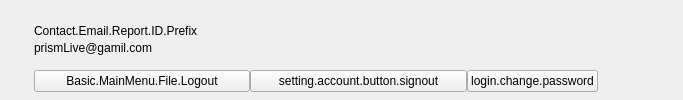
<?xml version="1.0" encoding="UTF-8"?>
<ui version="4.0">
 <class>PLSSettingGeneralView</class>
 <widget class="QWidget" name="PLSSettingGeneralView">
  <property name="geometry">
   <rect>
    <x>0</x>
    <y>0</y>
    <width>683</width>
    <height>100</height>
   </rect>
  </property>
  <property name="windowTitle">
   <string>PLSSettingGeneralView</string>
  </property>
  <layout class="QHBoxLayout" name="horizontalLayout_3">
   <property name="spacing">
    <number>0</number>
   </property>
   <property name="leftMargin">
    <number>0</number>
   </property>
   <property name="topMargin">
    <number>0</number>
   </property>
   <property name="rightMargin">
    <number>0</number>
   </property>
   <property name="bottomMargin">
    <number>0</number>
   </property>
   <item>
    <layout class="QVBoxLayout" name="verticalLayout">
     <property name="spacing">
      <number>0</number>
     </property>
     <item>
      <widget class="PLSComplexHeaderIcon" name="userIconLabel">
       <property name="text">
        <string/>
       </property>
       <property name="scaledContents">
        <bool>false</bool>
       </property>
      </widget>
     </item>
    </layout>
   </item>
   <item>
    <layout class="QVBoxLayout" name="verticalLayout_3">
     <property name="spacing">
      <number>0</number>
     </property>
     <property name="leftMargin">
      <number>27</number>
     </property>
     <property name="topMargin">
      <number>0</number>
     </property>
     <property name="rightMargin">
      <number>0</number>
     </property>
     <property name="bottomMargin">
      <number>0</number>
     </property>
     <item>
      <spacer name="verticalSpacer_2">
       <property name="orientation">
        <enum>Qt::Vertical</enum>
       </property>
       <property name="sizeHint" stdset="0">
        <size>
         <width>20</width>
         <height>40</height>
        </size>
       </property>
      </spacer>
     </item>
     <item>
      <layout class="QHBoxLayout" name="horizontalLayout_4">
       <property name="spacing">
        <number>6</number>
       </property>
       <property name="topMargin">
        <number>0</number>
       </property>
       <property name="rightMargin">
        <number>0</number>
       </property>
       <property name="bottomMargin">
        <number>0</number>
       </property>
       <item>
        <widget class="QLabel" name="nickName">
         <property name="text">
          <string/>
         </property>
        </widget>
       </item>
       <item>
        <widget class="QWidget" name="userPlusIcon" native="true"/>
       </item>
      </layout>
     </item>
     <item>
      <layout class="QHBoxLayout" name="horizontalLayout">
       <property name="spacing">
        <number>4</number>
       </property>
       <item alignment="Qt::AlignLeft">
        <widget class="QLabel" name="label_3">
         <property name="text">
          <string>Contact.Email.Report.ID.Prefix</string>
         </property>
        </widget>
       </item>
       <item alignment="Qt::AlignLeft">
        <widget class="QLabel" name="userCode">
         <property name="text">
          <string/>
         </property>
        </widget>
       </item>
       <item>
        <spacer name="horizontalSpacer">
         <property name="orientation">
          <enum>Qt::Horizontal</enum>
         </property>
         <property name="sizeHint" stdset="0">
          <size>
           <width>40</width>
           <height>20</height>
          </size>
         </property>
        </spacer>
       </item>
      </layout>
     </item>
     <item>
      <widget class="QLabel" name="email">
       <property name="text">
        <string>prismLive@gamil.com</string>
       </property>
      </widget>
     </item>
     <item>
      <layout class="QHBoxLayout" name="horizontalLayout_2">
       <property name="spacing">
        <number>0</number>
       </property>
       <property name="topMargin">
        <number>15</number>
       </property>
       <property name="rightMargin">
        <number>0</number>
       </property>
       <item>
        <widget class="QPushButton" name="pushButton_logout">
         <property name="sizePolicy">
          <sizepolicy hsizetype="Minimum" vsizetype="Fixed">
           <horstretch>0</horstretch>
           <verstretch>0</verstretch>
          </sizepolicy>
         </property>
         <property name="text">
          <string>Basic.MainMenu.File.Logout</string>
         </property>
        </widget>
       </item>
       <item>
        <widget class="QPushButton" name="pushButton_del_account">
         <property name="sizePolicy">
          <sizepolicy hsizetype="Minimum" vsizetype="Fixed">
           <horstretch>0</horstretch>
           <verstretch>0</verstretch>
          </sizepolicy>
         </property>
         <property name="text">
          <string>setting.account.button.signout</string>
         </property>
        </widget>
       </item>
       <item alignment="Qt::AlignLeft">
        <widget class="QPushButton" name="pushButton_change_pwd">
         <property name="sizePolicy">
          <sizepolicy hsizetype="Minimum" vsizetype="Fixed">
           <horstretch>0</horstretch>
           <verstretch>0</verstretch>
          </sizepolicy>
         </property>
         <property name="text">
          <string>login.change.password</string>
         </property>
        </widget>
       </item>
      </layout>
     </item>
     <item>
      <spacer name="verticalSpacer">
       <property name="orientation">
        <enum>Qt::Vertical</enum>
       </property>
       <property name="sizeHint" stdset="0">
        <size>
         <width>20</width>
         <height>40</height>
        </size>
       </property>
      </spacer>
     </item>
    </layout>
   </item>
  </layout>
 </widget>
 <layoutdefault spacing="6" margin="11"/>
 <customwidgets>
  <customwidget>
   <class>PLSComplexHeaderIcon</class>
   <extends>QLabel</extends>
   <header>pls-complex-header-icon.hpp</header>
  </customwidget>
 </customwidgets>
 <resources/>
 <connections/>
</ui>
